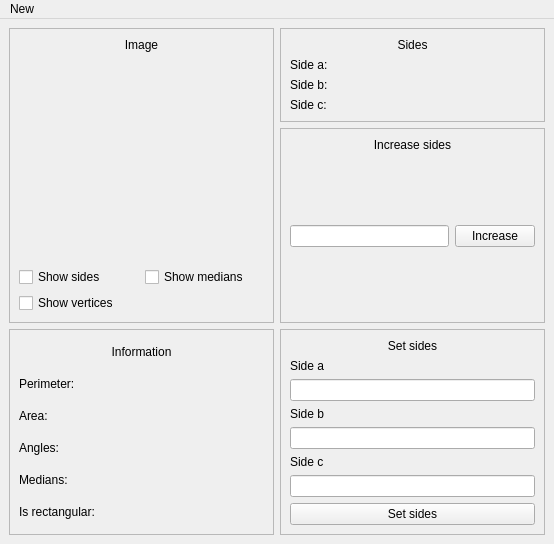
<?xml version="1.0" encoding="UTF-8"?>
<ui version="4.0">
 <class>TriangleViewer</class>
 <widget class="QMainWindow" name="TriangleViewer">
  <property name="geometry">
   <rect>
    <x>0</x>
    <y>0</y>
    <width>554</width>
    <height>544</height>
   </rect>
  </property>
  <property name="windowTitle">
   <string>TriangleViewer</string>
  </property>
  <widget class="QWidget" name="centralwidget">
   <layout class="QGridLayout" name="gridLayout" rowstretch="0,0,0" columnstretch="1,0,1">
    <item row="0" column="2">
     <widget class="QFrame" name="infoFrame">
      <property name="frameShape">
       <enum>QFrame::StyledPanel</enum>
      </property>
      <property name="frameShadow">
       <enum>QFrame::Plain</enum>
      </property>
      <layout class="QVBoxLayout" name="verticalLayout_4">
       <item>
        <widget class="QLabel" name="sidesLabel">
         <property name="text">
          <string>Sides</string>
         </property>
         <property name="alignment">
          <set>Qt::AlignCenter</set>
         </property>
        </widget>
       </item>
       <item>
        <widget class="QLabel" name="sideALabel">
         <property name="text">
          <string>Side a:</string>
         </property>
        </widget>
       </item>
       <item>
        <widget class="QLabel" name="sideBLabel">
         <property name="text">
          <string>Side b:</string>
         </property>
        </widget>
       </item>
       <item>
        <widget class="QLabel" name="sideCLabel">
         <property name="text">
          <string>Side c:</string>
         </property>
        </widget>
       </item>
      </layout>
     </widget>
    </item>
    <item row="2" column="2">
     <widget class="QFrame" name="settingFrame">
      <property name="frameShape">
       <enum>QFrame::StyledPanel</enum>
      </property>
      <property name="frameShadow">
       <enum>QFrame::Plain</enum>
      </property>
      <layout class="QVBoxLayout" name="verticalLayout_2">
       <item>
        <widget class="QLabel" name="setSidesLabel">
         <property name="text">
          <string>Set sides</string>
         </property>
         <property name="alignment">
          <set>Qt::AlignCenter</set>
         </property>
        </widget>
       </item>
       <item>
        <widget class="QLabel" name="label_2">
         <property name="text">
          <string>Side a</string>
         </property>
        </widget>
       </item>
       <item>
        <widget class="QLineEdit" name="sideAField"/>
       </item>
       <item>
        <widget class="QLabel" name="label_3">
         <property name="text">
          <string>Side b</string>
         </property>
        </widget>
       </item>
       <item>
        <widget class="QLineEdit" name="sideBField"/>
       </item>
       <item>
        <widget class="QLabel" name="label_4">
         <property name="text">
          <string>Side c</string>
         </property>
        </widget>
       </item>
       <item>
        <widget class="QLineEdit" name="sideCField"/>
       </item>
       <item>
        <widget class="QPushButton" name="setSidesButton">
         <property name="text">
          <string>Set sides</string>
         </property>
        </widget>
       </item>
      </layout>
     </widget>
    </item>
    <item row="1" column="2">
     <widget class="QFrame" name="increaseFrame">
      <property name="frameShape">
       <enum>QFrame::StyledPanel</enum>
      </property>
      <property name="frameShadow">
       <enum>QFrame::Plain</enum>
      </property>
      <layout class="QVBoxLayout" name="verticalLayout_3" stretch="0,0,0,0">
       <item>
        <widget class="QLabel" name="increaseLabel">
         <property name="text">
          <string>Increase sides</string>
         </property>
         <property name="alignment">
          <set>Qt::AlignCenter</set>
         </property>
        </widget>
       </item>
       <item>
        <spacer name="verticalSpacer">
         <property name="orientation">
          <enum>Qt::Vertical</enum>
         </property>
         <property name="sizeHint" stdset="0">
          <size>
           <width>20</width>
           <height>40</height>
          </size>
         </property>
        </spacer>
       </item>
       <item>
        <layout class="QHBoxLayout" name="horizontalLayout">
         <item>
          <widget class="QLineEdit" name="increaseField"/>
         </item>
         <item>
          <widget class="QPushButton" name="increaseButton">
           <property name="text">
            <string>Increase</string>
           </property>
          </widget>
         </item>
        </layout>
       </item>
       <item>
        <spacer name="verticalSpacer_2">
         <property name="orientation">
          <enum>Qt::Vertical</enum>
         </property>
         <property name="sizeHint" stdset="0">
          <size>
           <width>20</width>
           <height>40</height>
          </size>
         </property>
        </spacer>
       </item>
      </layout>
     </widget>
    </item>
    <item row="2" column="0">
     <widget class="QFrame" name="calculationsFrame">
      <property name="frameShape">
       <enum>QFrame::StyledPanel</enum>
      </property>
      <property name="frameShadow">
       <enum>QFrame::Plain</enum>
      </property>
      <layout class="QVBoxLayout" name="verticalLayout">
       <item>
        <widget class="QLabel" name="infoLabel">
         <property name="text">
          <string>Information</string>
         </property>
         <property name="alignment">
          <set>Qt::AlignCenter</set>
         </property>
        </widget>
       </item>
       <item>
        <widget class="QLabel" name="perimeterLabel">
         <property name="text">
          <string>Perimeter:</string>
         </property>
        </widget>
       </item>
       <item>
        <widget class="QLabel" name="areaLabel">
         <property name="text">
          <string>Area:</string>
         </property>
        </widget>
       </item>
       <item>
        <widget class="QLabel" name="anglesLabel">
         <property name="text">
          <string>Angles:</string>
         </property>
        </widget>
       </item>
       <item>
        <widget class="QLabel" name="mediansLabel">
         <property name="text">
          <string>Medians:</string>
         </property>
        </widget>
       </item>
       <item>
        <widget class="QLabel" name="rectangularLabel">
         <property name="text">
          <string>Is rectangular:</string>
         </property>
        </widget>
       </item>
      </layout>
     </widget>
    </item>
    <item row="0" column="0" rowspan="2">
     <widget class="QFrame" name="imageFrame">
      <property name="frameShape">
       <enum>QFrame::StyledPanel</enum>
      </property>
      <property name="frameShadow">
       <enum>QFrame::Sunken</enum>
      </property>
      <property name="lineWidth">
       <number>1</number>
      </property>
      <layout class="QVBoxLayout" name="verticalLayout_5" stretch="0,1,0">
       <item>
        <widget class="QLabel" name="label">
         <property name="text">
          <string>Image</string>
         </property>
         <property name="alignment">
          <set>Qt::AlignCenter</set>
         </property>
        </widget>
       </item>
       <item>
        <widget class="ViewWidget" name="viewWidget" native="true">
         <property name="sizePolicy">
          <sizepolicy hsizetype="Preferred" vsizetype="Preferred">
           <horstretch>0</horstretch>
           <verstretch>0</verstretch>
          </sizepolicy>
         </property>
        </widget>
       </item>
       <item>
        <layout class="QGridLayout" name="gridLayout_2">
         <item row="0" column="0">
          <widget class="QCheckBox" name="sidesCheckBox">
           <property name="text">
            <string>Show sides</string>
           </property>
          </widget>
         </item>
         <item row="0" column="1">
          <widget class="QCheckBox" name="mediansCheckBox">
           <property name="text">
            <string>Show medians</string>
           </property>
          </widget>
         </item>
         <item row="1" column="0">
          <widget class="QCheckBox" name="verticesCheckBox">
           <property name="text">
            <string>Show vertices</string>
           </property>
          </widget>
         </item>
        </layout>
       </item>
      </layout>
     </widget>
    </item>
   </layout>
  </widget>
  <widget class="QMenuBar" name="menuBar">
   <property name="geometry">
    <rect>
     <x>0</x>
     <y>0</y>
     <width>554</width>
     <height>22</height>
    </rect>
   </property>
   <widget class="QMenu" name="menuNew">
    <property name="title">
     <string>New</string>
    </property>
    <addaction name="actionTriangle"/>
   </widget>
   <addaction name="menuNew"/>
  </widget>
  <action name="actionTriangle">
   <property name="text">
    <string>Triangle</string>
   </property>
  </action>
 </widget>
 <customwidgets>
  <customwidget>
   <class>ViewWidget</class>
   <extends>QWidget</extends>
   <header location="global">viewwidget.h</header>
   <container>1</container>
  </customwidget>
 </customwidgets>
 <resources/>
 <connections/>
</ui>
